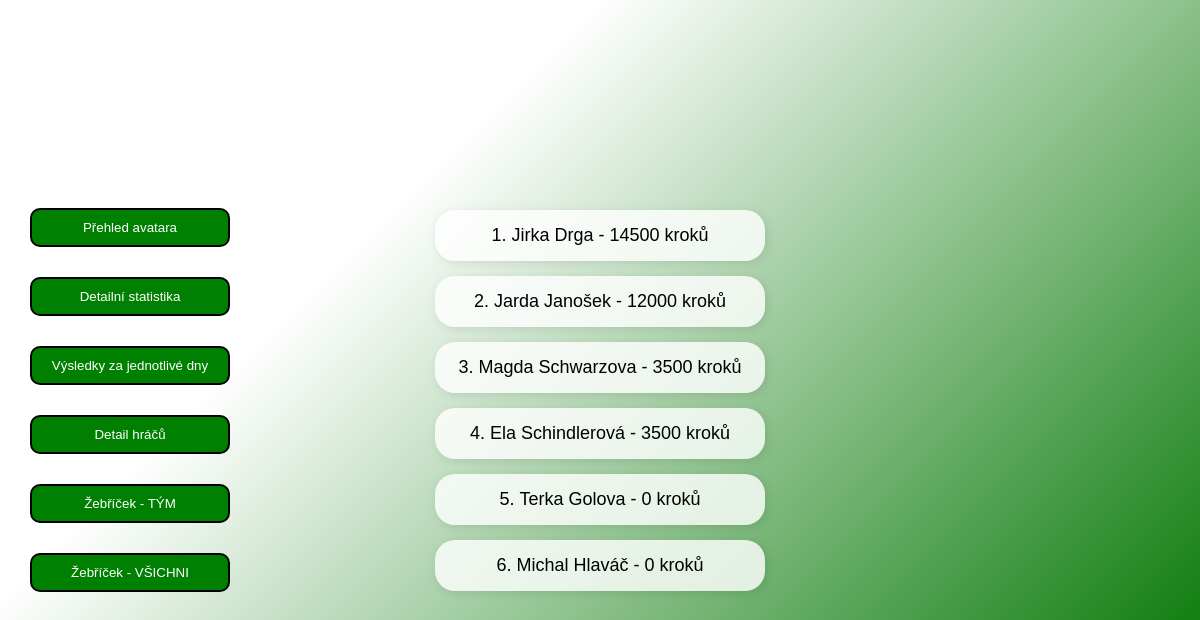
Page /pepaapp/pepa_leaderboard on the earlier database version.
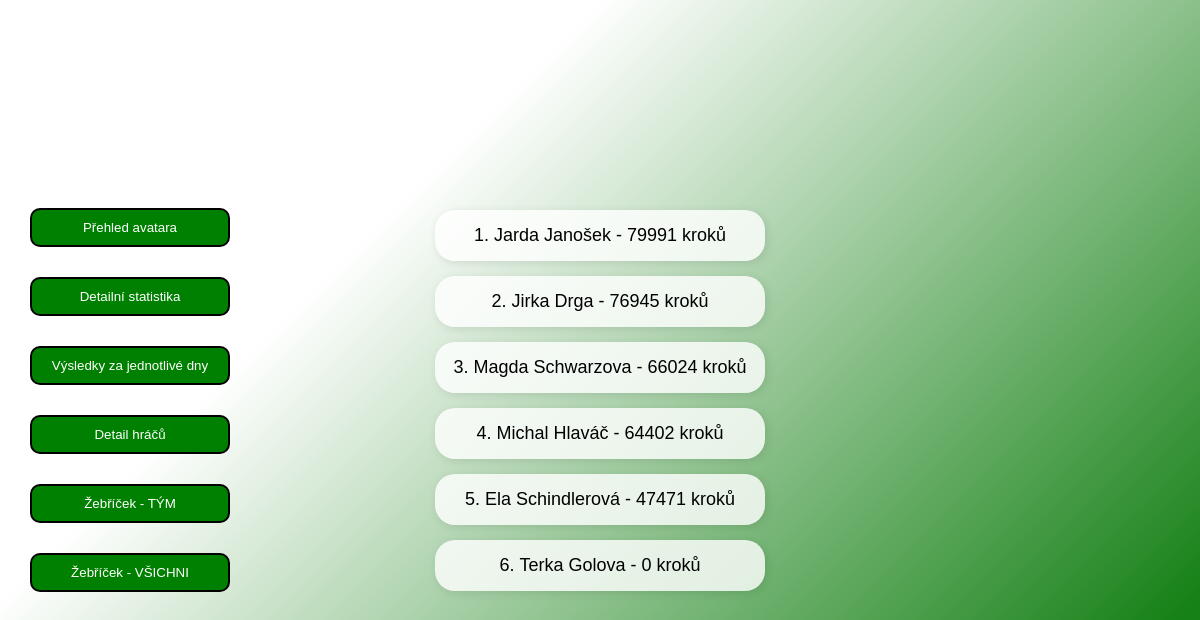
Same page on the later database version.
### infopage/models.py (models this page shows, shortened)
class vysledky_hracu(models.Model):
    jmeno = models.CharField(max_length=20)
    prijmeni = models.CharField(max_length=40, blank=True)
    tym = models.CharField(max_length=10, null=True)
    koeficient = models.FloatField(null=True, blank=True, default=1)
    kroky_BONUS = models.IntegerField(default=0, blank=True, validators=[MinValueValidator(0), MaxValueValidator(50000)])
    kroky1 = models.IntegerField(default=0, blank=True, validators=[MinValueValidator(0), MaxValueValidator(50000)])
    kroky2 = models.IntegerField(default=0, blank=True, validators=[MinValueValidator(0), MaxValueValidator(50000)])
    kroky3 = models.IntegerField(default=0, blank=True, validators=[MinValueValidator(0), MaxValueValidator(50000)])
    kroky4 = models.IntegerField(default=0, blank=True, validators=[MinValueValidator(0), MaxValueValidator(50000)])
    kroky5 = models.IntegerField(default=0, blank=True, validators=[MinValueValidator(0), MaxValueValidator(50000)])
    kroky6 = models.IntegerField(default=0, blank=True, validators=[MinValueValidator(0), MaxValueValidator(50000)])
    kroky7 = models.IntegerField(default=0, blank=True, validators=[MinValueValidator(0), MaxValueValidator(50000)])
    kroky8 = models.IntegerField(default=0, blank=True, validators=[MinValueValidator(0), MaxValueValidator(50000)])
    kroky9 = models.IntegerField(default=0, blank=True, validators=[MinValueValidator(0), MaxValueValidator(50000)])
    kroky10 = models.IntegerField(default=0, blank=True, validators=[MinValueValidator(0), MaxValueValidator(50000)])
    kroky11 = models.IntegerField(default=0, blank=True, validators=[MinValueValidator(0), MaxValueValidator(50000)])
    kroky12 = models.IntegerField(default=0, blank=True, validators=[MinValueValidator(0), MaxValueValidator(50000)])
    max_kroku_mesicne = models.IntegerField(default=0, blank=True, validators=[MinValueValidator(0), MaxValueValidator(50000)])
    celkem_kroku = models.IntegerField(default=0, blank=True, validators=[MinValueValidator(0), MaxValueValidator(1000000)])
    class Meta:
        verbose_name = "Výsledky hráčů"
        verbose_name_plural = "Výsledky hráčů"

### pepaapp/views.py (the view)
# urls.py: path('pepa_leaderboard', views.leaderboard, name='pepa_leaderboard'),
def leaderboard(request):
    return render(request, 'pepaapp/pepa_leaderboard.html', {
        'vsichni_hraci_pepa': hraci,
    })

### pepaapp/templates/pepaapp/pepa_leaderboard.html (shortened to what this page needs)
{% extends "base_leaderboard.html" %}
{% load static %}
{% block content %}
<ol>
{% for hrac in vsichni_hraci_pepa|dictsortreversed:"celkem_kroku" %}
    <li>
        {{hrac.jmeno}} {{hrac.prijmeni}} - {{hrac.celkem_kroku}} kroků
    </li>
{% endfor %}
</ol>
<div class="menu" id="nav-menu">
    <ul>
        <li><button><a href="{% url 'pepa_main_page' %}">Přehled avatara</a></button></li>
        <li><button><a href="{% url 'pepa_detail_statistika' %} ">Detailní statistika</a></button></li>
        <li><button><a href="{% url 'pepa_jednotlive_dny' %} ">Výsledky za jednotlivé dny</a></button></li>
        <li><button><a href="{% url 'pepa_full_tym' %} ">Detail hráčů</a></button></li>
        <li><button><a href="{% url 'pepa_leaderboard' %} ">Žebříček - TÝM</a></button></li>
        <li><button><a href="{% url 'all_leaderboard' %}">Žebříček - VŠICHNI</a></button></li>
    </ul>
</div>
{% endblock content %}

### templates/base_leaderboard.html (shortened to what this page needs)
{% load static %}
<!DOCTYPE html>
<html lang="en">
<head>
    <link rel="stylesheet" href="{% static "base.css" %}">
</head>
<body>
    {% block content %}{% endblock content %}
</html>

### static/base.css (style rules this page uses)
body { font-family: 'Nunito', sans-serif; font-size: 20px; background: linear-gradient(135deg, white 30%, rgb(22, 129, 22) 90%); background-attachment: fixed; margin: 0; padding: 0; display: flex; flex-direction: column; align-items: center; justify-content: center; min-height: 100vh; text-align: center; }
.menu { font-size: 20px; position: absolute; left: 0; top: 50%; transform: translateY(-50%); padding: 20px; }
.menu ul { list-style-type: none; padding: 0; }
.menu li { margin: 10px 0; padding: 5%; }
.menu button { border: 2px solid black; background-color: green; color: white; padding: 10px 15px; border-radius: 10px; cursor: pointer; width: 200px; transition: background-color 0.5s ease-in-out, transform 0.5s ease-in-out; }
.menu button a { color: white; text-decoration: none; display: block; }
ol { padding: 0; margin: 0; list-style-type: decimal; display: flex; flex-direction: column; align-items: center; gap: 15px; counter-reset: player-counter; }
ol li { padding: 5%; font-size: 18px; padding: 15px; background: rgba(255, 255, 255, 0.8); border-radius: 20px; box-shadow: 2px 2px 10px rgba(0, 0, 0, 0.1); width: 300px; text-align: center; position: relative; list-style-position: inside; }

Differences in the rows shown:
changed vysledky_hracu "Jarda": celkem_kroku "12000" → "79991"; moves up the list
changed vysledky_hracu "Jirka": celkem_kroku "14500" → "76945"
changed vysledky_hracu "Magda": celkem_kroku "3500" → "66024"
changed vysledky_hracu "Michal": celkem_kroku "0" → "64402"; moves up the list
changed vysledky_hracu "Ela": celkem_kroku "3500" → "47471"
